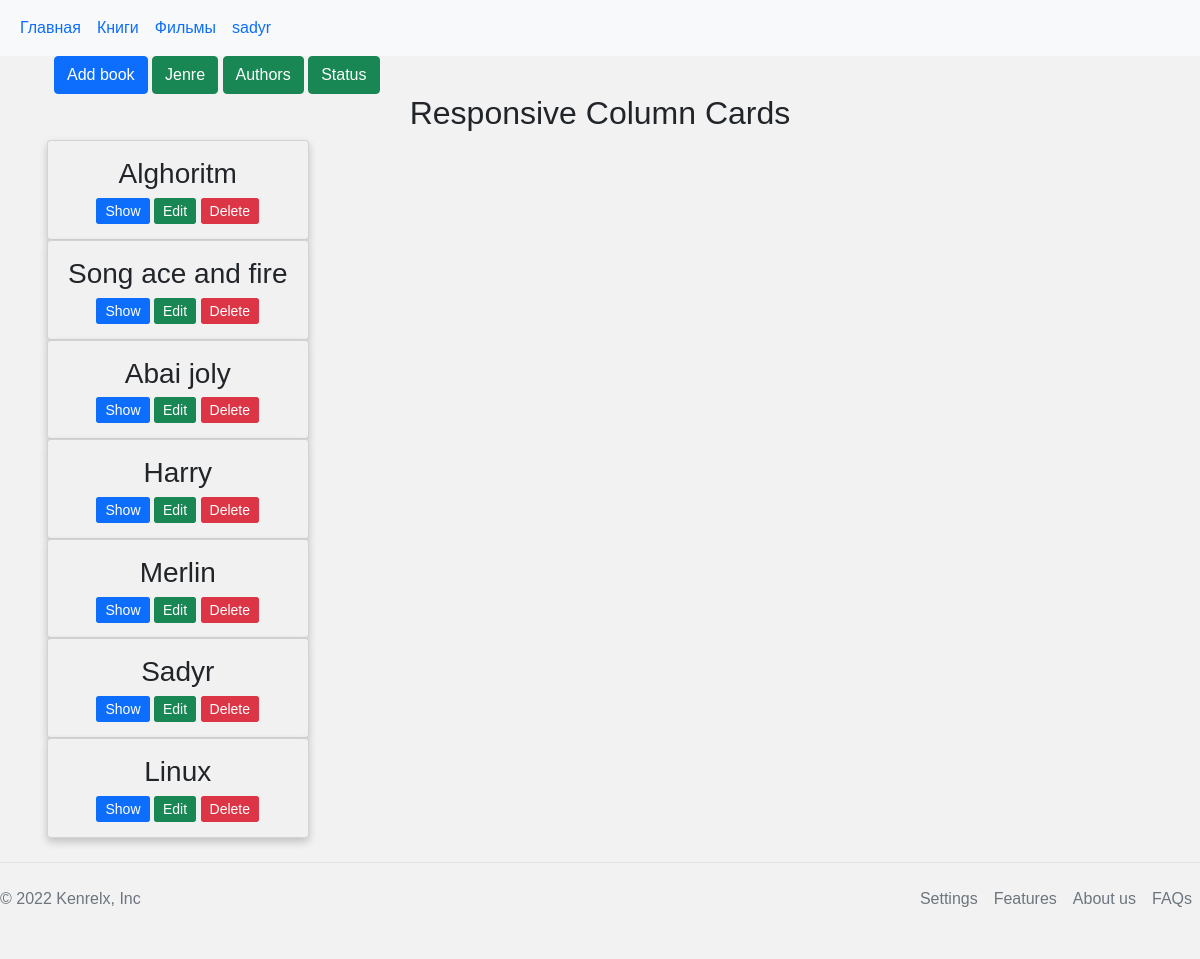
/books (signed in), run on the app's committed database.
### tables this page shows
CREATE TABLE users (
    id INTEGER PRIMARY KEY AUTOINCREMENT,
    email TEXT UNIQUE NOT NULL,
    username TEXT UNIQUE NOT NULL,
    password TEXT NOT NULL
);

CREATE TABLE books (
    id INTEGER PRIMARY KEY AUTOINCREMENT,
    title TEXT UNIQUE NOT NULL,
    description TEXT NOT NULL,
    author_id INTEGER NOT NULL,
    jenre_id INTEGER NOT NULL,
    status_id INTEGER NOT NULL,
    FOREIGN KEY (author_id) REFERENCES authors (id),
    FOREIGN KEY (jenre_id) REFERENCES jenre (id),
    FOREIGN KEY (status_id) REFERENCES status (id)

);

### library/book.py (the view)
@bp.route('/books')
def books():   # Функция для главной страницы сайта
    db = get_db()
    books = db.execute(
       'SELECT  title, description,author_id,jenre_id, status_id, jenre.name '
        ' FROM books  JOIN jenre  ON books.jenre_id = jenre.id'
    ).fetchall()
    title = 'Books'
    return render_template('book/books.html',title=title,menus=menus, books=books )

### library/auth.py (called while the page is built)
@bp.before_app_request
def load_logged_in_user():
    user_id = session.get('user_id')
    if user_id is None:
        g.user = None
    else:
        g.user = get_db().execute(
            'SELECT * FROM users WHERE id = ?', (user_id,)
        ).fetchone()

### library/db.py (called while the page is built)
def get_db():
    if 'db' not in g:
        g.db = sqlite3.connect(
            current_app.config['DATABASE'],
            detect_types=sqlite3.PARSE_DECLTYPES
        )
        g.db.row_factory = sqlite3.Row
    return g.db

### library/templates/book/books.html (shortened to what this page needs)
{% extends 'base.html' %}
{% block style %} <link rel="stylesheet" href="/static/css/books.css"> {% endblock %}
{% block content %}
<div class="container">
    <div class="container" >
        <a href="add_book"> <button  type="button" class="btn btn-primary">Add book</button></a>
        <a href="jenre"> <button type="button" class="btn btn-primary btn-success" >Jenre</button></a>
          <a href="authors"> <button type="button" class="btn btn-primary btn-success ">Authors</button></a>
          <a href="status"> <button type="button" class="btn btn-primary btn-success ">Status</button></a>
</div>
<h2>Responsive Column Cards</h2>
{% for book in books %}
<div class="row">
  <div class="column">
    <div class="card">
      <h3>{{ book['title'] }}</h3>
      <div>
      <a class="btn btn-primary btn-sm btn-books "  href="#" role="button">Show</a>
      <a class="   btn btn-primary btn-sm btn-success btn-books "   href="#" role="button">Edit</a>
      <a class="  btn btn-primary btn-sm btn-danger btn-books "  href="#" role="button">Delete</a>
    </div>
    </div>
  </div>
</div>
{% endfor %}
</div>
{% endblock %}

### library/templates/base.html (shortened to what this page needs)
<!DOCTYPE html>
<html lang="en">
<head>
    <link rel="stylesheet" href="/static/css/bootstrap.min.css">
    <link rel="stylesheet" href="/static/css/style.css">
    {% block style %} {% endblock %}
</head>
<body>
    <header>
<nav class="navbar navbar-expand-sm bg-light">
    <div class="container-fluid">
      <ul class="navbar-nav">
        {% for menu in menus %}
        <li class="nav-item">
          <a class="nav-link" href="{{ menu['url']}}">{{ menu['name'] }}</a>
        </li>
        {% endfor %}
        {% if g.user['username'] %}
        <li class="nav-item">
          <a class="nav-link" href="#">{{ g.user['username'] }}</a>
        </li>
          {% endif %}
      </ul>
    </div>
  </nav>
    </header>
    {% block content %}
    {% endblock %}
      <footer class="  d-flex flex-wrap justify-content-between align-items-center py-3 my-4 border-top">
        <p class="col-md-4 mb-0 text-muted">&copy; 2022 Kenrelx, Inc</p>
        <a href="/" class="col-md-4 d-flex align-items-center justify-content-center mb-3 mb-md-0 me-md-auto link-dark text-decoration-none">
          <svg class="bi me-2" width="40" height="32"><use xlink:href="#bootstrap"/></svg>
        </a>
        <ul class=" nav col-md-4 justify-content-end">
          <li class="nav-item"><a href="#" class="nav-link px-2 text-muted">Settings</a></li>
          <li class="nav-item"><a href="#" class="nav-link px-2 text-muted">Features</a></li>
          <li class="nav-item"><a href="#" class="nav-link px-2 text-muted">About us</a></li>
          <li class="nav-item"><a href="#" class="nav-link px-2 text-muted">FAQs</a></li>
        </ul>
      </footer>
</body>
</html>

### library/static/css/style.css (style rules this page uses)
body { background-color: #f2f2f2; }

### library/static/css/books.css (style rules this page uses)
* { box-sizing: border-box; }
body { font-family: Arial, Helvetica, sans-serif; }
.column { float: left; width: 25%; padding: 0 10px; }
.row { margin: 0 -5px; }
.row:after { content: ""; display: table; clear: both; }
.card { box-shadow: 0 4px 8px 0 rgba(0, 0, 0, 0.2); padding: 16px; text-align: center; background-color: #f1f1f1; }
h2 { text-align: center; }
.btn-books { display: inline; width: fit-content; }

### data on the page
users: user.username "sadyr"
books: title "Alghoritm"
books: title "Song ace and fire"
books: title "Abai joly"
books: title "Harry"
books: title "Merlin"
books: title "Sadyr"
books: title "Linux"

### other printed values
{{ menu['name'] }} "Главная" "Книги" "Фильмы"
